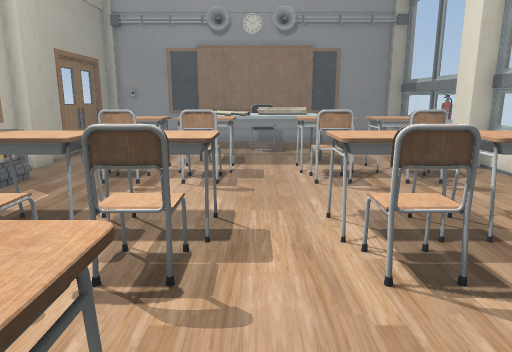
view 1 (above)

19 first-person views from a walk through a scene from a Unity 3-D project. The camera is 1.2 m above the floor, tilts 12° down and sees 70° across. The floor is counted in squares, 0.5 m on a side. Each view is taken from the middle of a square. On the plan, view 1 faces up. The plan holds only what a view shows up to about 20 squares ahead; the rest is blank. The player character is not drawn. Some surface patterns are stand-ins.

view 2
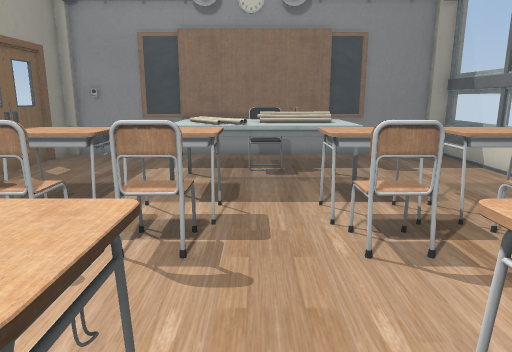

view 3
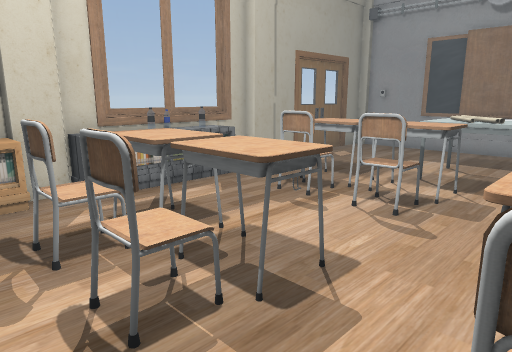

view 4
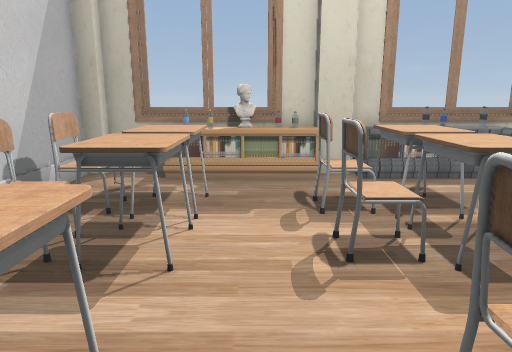

view 5
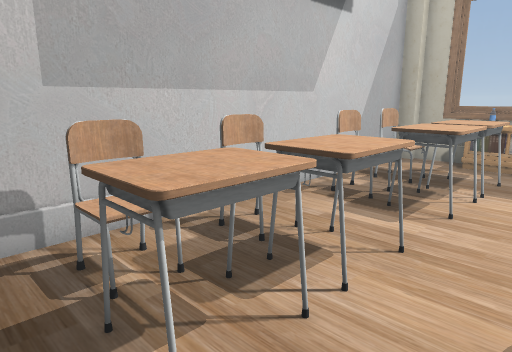

view 6
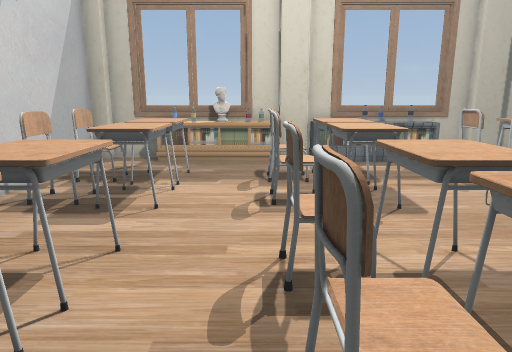

view 7
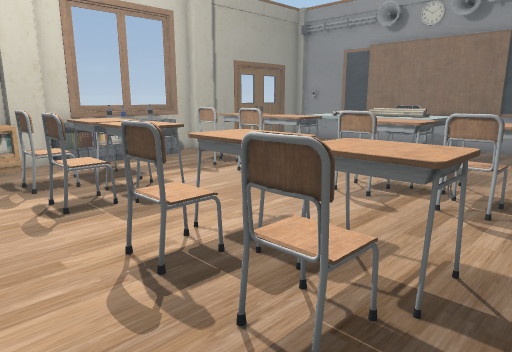

view 8
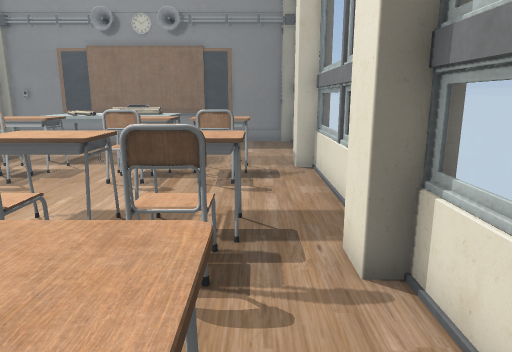

view 9
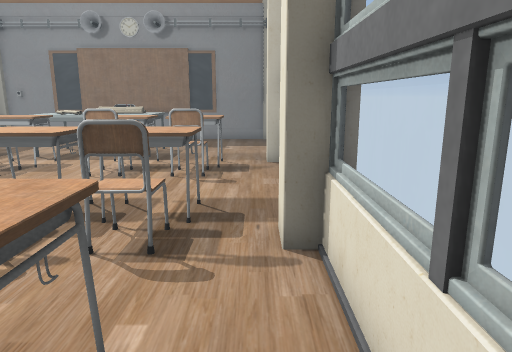

view 10
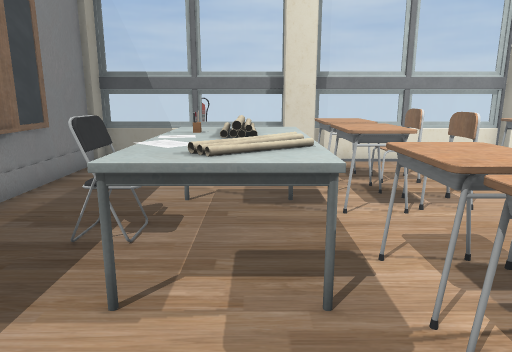

view 11
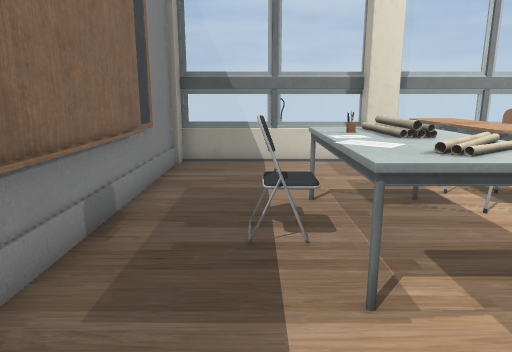

view 12
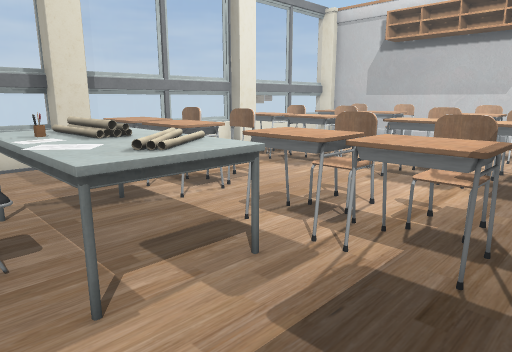

view 13
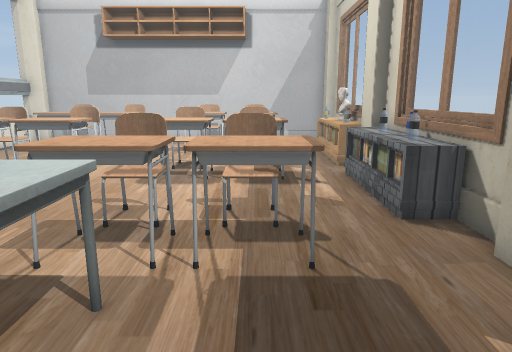

view 14
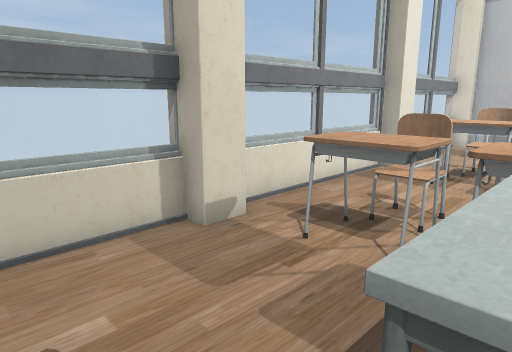

view 15
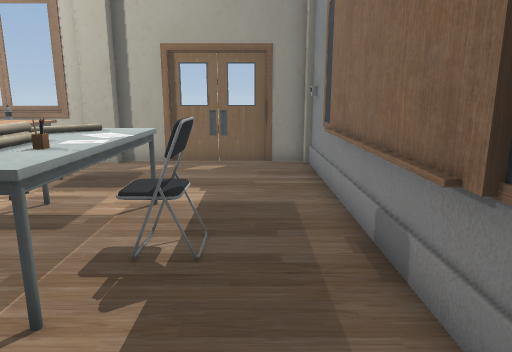

view 16
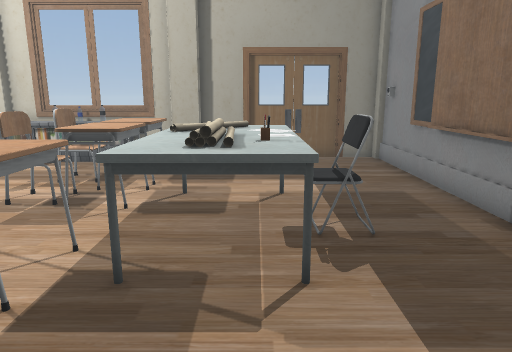

view 17
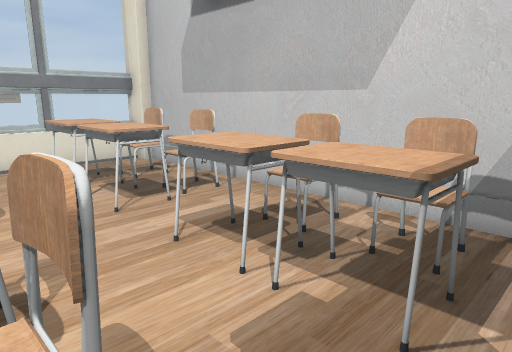

view 18
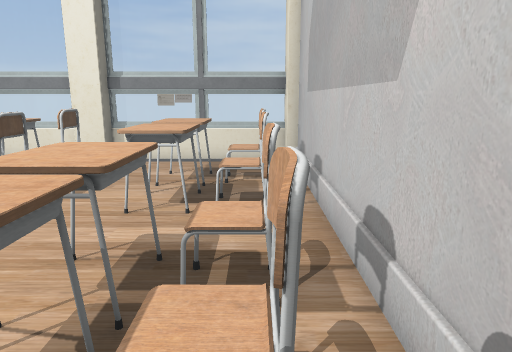

view 19
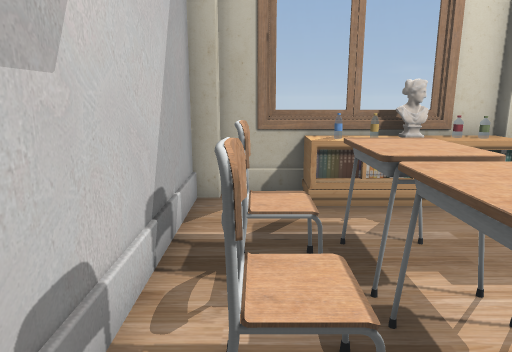

### Floor plan
Key: @ floor where view 1 was taken; # wall or solid block; . floor; = window, fence, low wall or low ledge; O other object.
Columns run from 9 left of view 1 to 9 right of it. Each row starts with its distance up from view 1.
 22 OO               O
 21 OOO##############O#
 20  #...............=#
 19  #...............=
 18  =.......OO......=#
 17  =.....OOOOOO....=#
 16  #.....OOOOOO....=#
 15  #.....OOOOOO....=
 14  #.....OOOOOO....##
 13 OO..OOOOO.OOOOOO.O#
 12  #..OOOOO.OOOOOO.=#
 11  #O..O.O...O..O..=
 10  OO..O.O......O..=
  9  OO..............=
  8  OO..............=
  7 #OO.OOOOO.OOOOOO.=
  6 O#O.OOOOO.OOOOOO.##
  5 OOO..O.O...O..O.OOO
  4  OO..O.O...O..O..=#
  3  OO..............=#
  2  OO.OOOOO.OOOOOO.=#
  1  OO.OOOOO.OOOOOO.##
  0  #O.OOOOO@.OOOO..=
 -1 ##...O.OO..O.OO..=
 -2  #####.############
 -3     #####

Where each view was taken, in squares from view 1:
view 1: 0 up, 0 right, facing up
view 2: 5 up, 0 right, facing up
view 3: 3 up, 2 right, facing up-left
view 4: 3 up, 4 right, facing left
view 5: 4 up, 7 right, facing down-left
view 6: 4 up, 7 right, facing left
view 7: 2 up, 7 right, facing up-left
view 8: 0 up, 6 right, facing up
view 9: 1 down, 7 right, facing up
view 10: 15 up, 6 left, facing right
view 11: 18 up, 6 left, facing right
view 12: 18 up, 6 left, facing down-right
view 13: 18 up, 4 left, facing down
view 14: 18 up, 2 right, facing down-right
view 15: 19 up, 6 right, facing left
view 16: 16 up, 7 right, facing left
view 17: 5 up, 6 left, facing down-right
view 18: 1 down, 6 left, facing right
view 19: 1 down, 1 right, facing left
